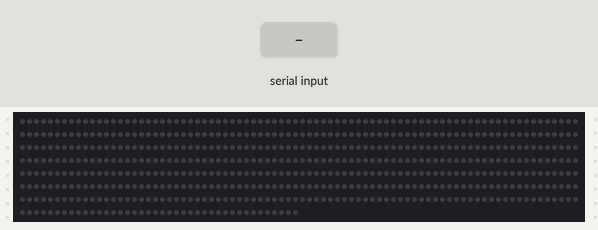
The sketch below on a simulated Arduino Uno, built with avr-gcc and run on an emulated ATmega328P. Shown: 600 RGB LEDs in strip order, left to right, continuing on the next row. The test bench sets the inputs (shaded band).

Above: at 1.2 s.
1.3 s: "90,45\n" received over Serial
At 1.36 s:
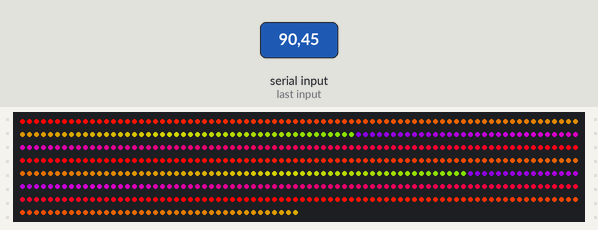
2.9 s: "30,150\n" received over Serial
At 2.94 s:
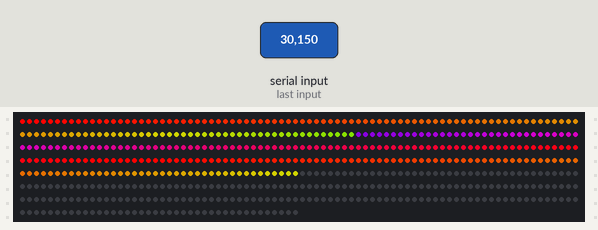
4.5 s: "5\n" received over Serial
Timing chart, 0 to 7.5 s (numbered marks = the images above; inputs shaded):
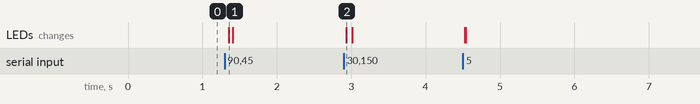

The sketch:

lumaudiono.ino
```cpp
#include <Adafruit_NeoPixel.h>
// This corresponds to the data pin you've connected your LEDs with
#define PIN 6
#define LED_COUNT 600

Adafruit_NeoPixel strip = Adafruit_NeoPixel(LED_COUNT, PIN, NEO_GRB + NEO_KHZ800);

int incomingByte = 0;
int currentByte = 0;

void setup()
{
    Serial.setTimeout(10);
    // This seems to bum out at any higher rate
    Serial.begin(19200);
    while (!Serial)
    {
        ;
    }
    strip.begin();
    strip.show();
}

void loop()
{
    if (Serial.available() > 0)
    {
        //  Expecting audio peeking scale in the form of an int from 0-50 (sent at the matching baud-rate, 19200)
        incomingByte = Serial.parseInt();

        if (incomingByte != currentByte)
        {
            currentByte = incomingByte;
            int byteAsPercent = (currentByte * 100 / 50);
            strip.clear();

            // Depending on high the audio peak is the more leds are light up in the rainbow colour wheel
            for (int i = 0; i < LED_COUNT * byteAsPercent / 100; i++)
            {
                strip.setPixelColor(i, Wheel(((i * 256 / LED_COUNT)) & 255));
            }

            strip.show();
        }
    }
}

uint32_t Wheel(byte WheelPos)
{
    WheelPos = 255 - WheelPos;
    if (WheelPos < 85)
    {
        return strip.Color(255 - WheelPos * 3, 0, WheelPos * 3);
    }
    if (WheelPos < 170)
    {
        WheelPos -= 85;
        return strip.Color(0, WheelPos * 3, 255 - WheelPos * 3);
    }
    WheelPos -= 170;
    return strip.Color(WheelPos * 3, 255 - WheelPos * 3, 0);
}
```

Measured:
- after the input at 1.3 s, the LEDs: change after 0.05 s (image 1)
- after the input at 2.9 s, the LEDs: change at once (image 2)
